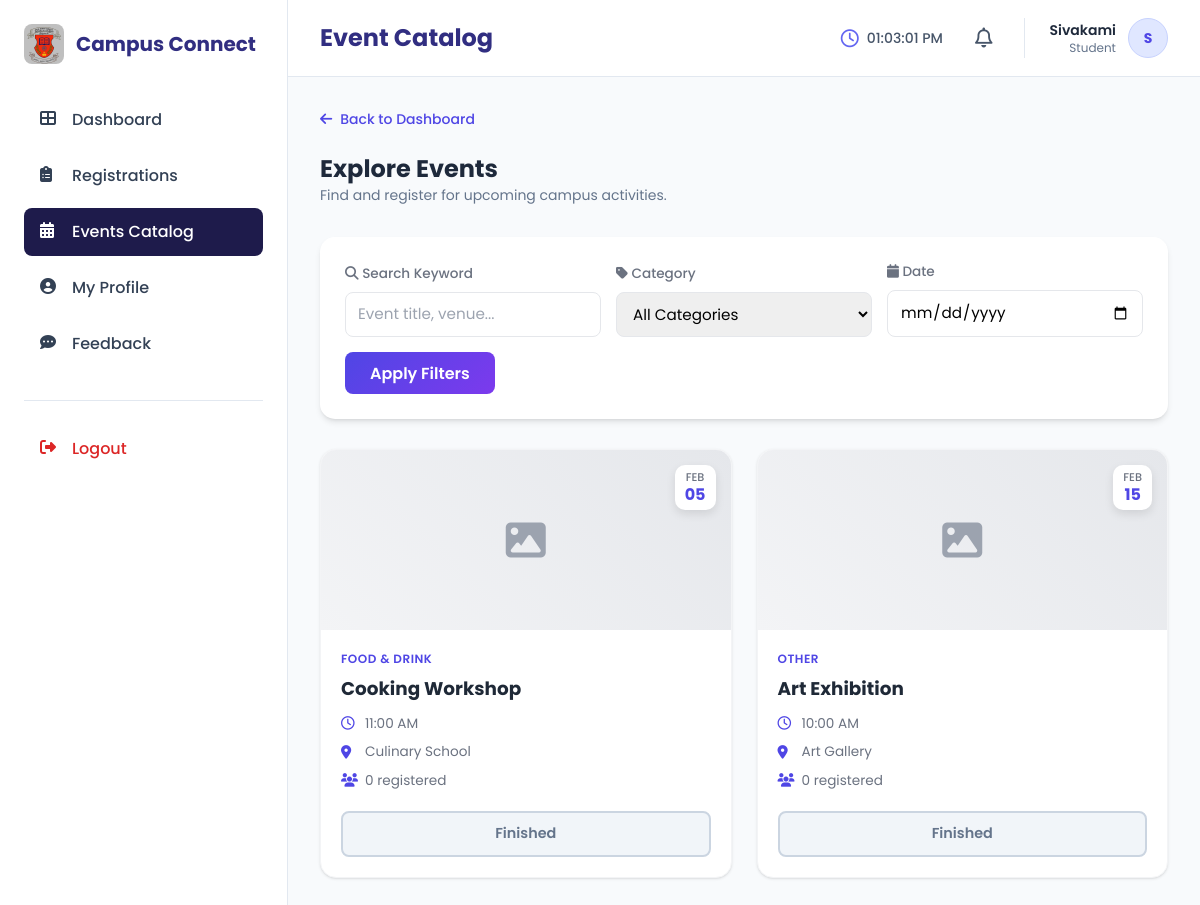
Page /user/student/event_catalog.php (signed in) on the committed database.
### tables this page shows
CREATE TABLE `events` (
  `event_id` int(11) NOT NULL AUTO_INCREMENT,
  `title` varchar(200) NOT NULL,
  `description` text DEFAULT NULL,
  `category` varchar(50) DEFAULT NULL,
  `start_date` datetime NOT NULL,
  `end_date` datetime NOT NULL,
  `venue` varchar(100) DEFAULT NULL,
  `organizer_id` int(11) DEFAULT NULL,
  `max_attendees` int(11) DEFAULT NULL,
  `current_attendees` int(11) DEFAULT NULL,
  `status` enum('active','pending','cancelled','draft','completed') DEFAULT 'active',
  `cover_image` varchar(255) DEFAULT NULL,
  `created_at` timestamp NOT NULL DEFAULT current_timestamp(),
  `prizes` text DEFAULT NULL,
  `min_team_size` int(11) DEFAULT 1,
  `max_team_size` int(11) DEFAULT 1,
  PRIMARY KEY (`event_id`),
  KEY `organizer_id` (`organizer_id`),
  CONSTRAINT `events_ibfk_1` FOREIGN KEY (`organizer_id`) REFERENCES `users` (`id`) ON DELETE CASCADE
);

### user/student/event_catalog.php (the view, shortened to what this page needs)
<?php
require_once '../../config.php';
require_once '../../includes/functions.php';
$user_id = $_SESSION['user_id'];
$search_query = isset($_GET['search']) ? trim($_GET['search']) : '';
$date_filter = isset($_GET['date']) ? trim($_GET['date']) : '';
try {
    $query = "SELECT e.*,
              (SELECT COUNT(*) FROM registrations WHERE event_id = e.event_id) as registered_count,
              (SELECT COUNT(*) FROM registrations WHERE event_id = e.event_id AND user_id = ?) as is_user_registered
              FROM events e
              WHERE e.status = 'active'";
    $params = [$user_id];
    $types = "i";
    $limit = 6;
    $page = isset($_GET['page_num']) ? (int) $_GET['page_num'] : 1;
    $offset = ($page - 1) * $limit;
    $query .= " ORDER BY e.start_date ASC LIMIT ? OFFSET ?";
    $params[] = $limit;
    $params[] = $offset;
    $types .= "ii";
    $stmt = $conn->prepare($query);
    if (!empty($params)) {
        $stmt->bind_param($types, ...$params);
    }
    $stmt->execute();
    $result = $stmt->get_result();
} catch (Exception $e) {
    $error = "Error fetching events: " . $e->getMessage();
}
$pageTitle = "Event Catalog";
$activePage = "events";
include 'includes/student_header.php';
include 'includes/student_sidebar.php';
include 'includes/student_topbar.php';
?>
<div class="container-fluid">
    <div class="mb-6">
        <a href="student.php"
            class="text-indigo-600 hover:text-indigo-700 text-sm font-medium flex items-center gap-2 w-fit">
            <i class="fas fa-arrow-left"></i> Back to Dashboard
        </a>
    </div>
    <div class="flex justify-between items-center mb-8">
        <div>
            <h2 class="text-2xl font-bold text-slate-800">Explore Events</h2>
            <p class="text-slate-500 text-sm">Find and register for upcoming campus activities.</p>
        </div>
    </div>
    <div class="search-container animate-fade-up" style="animation-delay: 0.1s;">
        <form action="" method="GET" style="display: contents;">
            <div class="form-group">
                <label><i class="fas fa-search"></i> Search Keyword</label>
                <input type="text" name="search" class="form-control" placeholder="Event title, venue..."
                    value="<?php echo htmlspecialchars($search_query); ?>">
            </div>
            <div class="form-group">
                <label><i class="fas fa-tag"></i> Category</label>
                <select name="category" class="form-control">
                    <option value="">All Categories</option>
                </select>
            </div>
            <div class="form-group">
                <label><i class="fas fa-calendar"></i> Date</label>
                <input type="date" name="date" class="form-control"
                    value="<?php echo htmlspecialchars($date_filter); ?>">
            </div>
            <div class="form-group" style="flex: 0 0 auto;">
                <button type="submit" class="btn-search">Apply Filters</button>
            </div>
        </form>
    </div>
    <div class="events-grid">
        <?php if ($result && $result->num_rows > 0): ?>
            <?php
            $delay = 200;
            while ($row = $result->fetch_assoc()):
                $dateObj = new DateTime($row['start_date']);
                $imgSrc = !empty($row['cover_image']) ? htmlspecialchars($row['cover_image']) : '';
                $isRegistered = $row['is_user_registered'] > 0;
                ?>
                <div class="event-card animate-fade-up" style="animation-delay: <?php echo $delay; ?>ms;">
                    <div class="card-img-container">
                        <?php if ($imgSrc):
                            $displayImg = $imgSrc;
                            if (strpos($imgSrc, 'http') !== 0 && strpos($imgSrc, '/') !== 0) {
                                $displayImg = "../../" . $imgSrc;
                            }
                            ?>
                            <img src="<?php echo $displayImg; ?>" alt="<?php echo htmlspecialchars($row['title']); ?>"
                                class="card-img-top">
                        <?php else: ?>
                            <div class="img-placeholder"><i class="fas fa-image"></i></div>
                        <?php endif; ?>
                        <div class="date-badge">
                            <span><?php echo $dateObj->format('M'); ?></span>
                            <?php echo $dateObj->format('d'); ?>
                        </div>
                    </div>
                    <div class="card-body">
                        <span class="event-category"><?php echo htmlspecialchars($row['category'] ?? 'General'); ?></span>
                        <h3 class="card-title"><?php echo htmlspecialchars($row['title']); ?></h3>
                        <div class="card-info">
                            <div class="card-info-item">
                                <i class="far fa-clock"></i>
                                <span><?php echo $dateObj->format('g:i A'); ?></span>
                            </div>
                            <div class="card-info-item">
                                <i class="fas fa-map-marker-alt"></i>
                                <span><?php echo htmlspecialchars($row['venue'] ?? 'TBA'); ?></span>
                            </div>
                            <div class="card-info-item">
                                <i class="fas fa-users"></i>
                                <span><?php echo $row['registered_count']; ?> registered</span>
                            </div>
                        </div>
                        <div class="card-footer">
                            <?php if ($isRegistered): ?>
                                <span class="btn-action btn-registered">
                                    <i class="fas fa-check-circle mr-1"></i> Registered
                                </span>
                            <?php elseif ($dateObj < new DateTime()): ?>
                                <span class="btn-action btn-registered"
                                    style="background:#f1f5f9; color:#64748b; border-color:#cbd5e1;">
                                    Finished
                                </span>
                            <?php endif; ?>
                        </div>
                    </div>
                </div>
                <?php
                $delay += 50;
            endwhile;
            ?>
        <?php endif; ?>
    </div>
</div>
<?php
include 'includes/student_footer.php';
?>

### user/student/includes/student_header.php (shortened to what this page needs)
<!DOCTYPE html>
<html lang="en">
<head>
    <script src="https://cdn.tailwindcss.com"></script>
    <link rel="stylesheet" href="https://cdnjs.cloudflare.com/ajax/libs/font-awesome/6.4.0/css/all.min.css">
</head>
<body class="bg-slate-50">
    <div class="flex h-screen overflow-hidden">

### user/student/includes/student_sidebar.php (shortened to what this page needs)
<?php
$activePage = $activePage ?? 'dashboard';
?>
<div class="w-72 bg-white border-r border-slate-200 min-h-screen p-6 hidden md:block" id="desktopSidebar">
    <div class="flex items-center space-x-3 mb-8">
        <img src="../../assets/clg-logo.png" alt="Logo" class="h-10 w-10 rounded-lg object-cover flex-shrink-0">
        <span class="text-xl font-bold text-indigo-900 whitespace-nowrap">Campus Connect</span>
    </div>
    <div class="space-y-2 mb-8">
        <a href="student.php" class="w-full flex items-center space-x-3 px-4 py-3 rounded-lg transition-all sidebar-link <?php echo $activePage === 'dashboard' ? 'active' : 'text-slate-700'; ?>">
            <i class="fas fa-th-large w-5 h-5"></i><span class="font-medium">Dashboard</span>
        </a>
        <a href="my_registrations.php" class="w-full flex items-center space-x-3 px-4 py-3 rounded-lg transition-all sidebar-link <?php echo $activePage === 'registrations' ? 'active' : 'text-slate-700'; ?>">
            <i class="fas fa-clipboard-list w-5 h-5"></i><span class="font-medium">Registrations</span>
        </a>
        <a href="event_catalog.php" class="w-full flex items-center space-x-3 px-4 py-3 rounded-lg transition-all sidebar-link <?php echo $activePage === 'events' ? 'active' : 'text-slate-700'; ?>">
            <i class="fas fa-calendar-alt w-5 h-5"></i><span class="font-medium">Events Catalog</span>
        </a>
        <a href="profile.php" class="w-full flex items-center space-x-3 px-4 py-3 rounded-lg transition-all sidebar-link <?php echo $activePage === 'profile' ? 'active' : 'text-slate-700'; ?>">
            <i class="fas fa-user-circle w-5 h-5"></i><span class="font-medium">My Profile</span>
        </a>
        <a href="feedback.php" class="w-full flex items-center space-x-3 px-4 py-3 rounded-lg transition-all sidebar-link <?php echo $activePage === 'feedback' ? 'active' : 'text-slate-700'; ?>">
            <i class="fas fa-comment-dots w-5 h-5"></i><span class="font-medium">Feedback</span>
        </a>
    </div>
    <div class="pt-6 border-t border-slate-200 mt-auto">
        <a href="../../logout.php" class="w-full flex items-center space-x-3 px-4 py-3 rounded-lg text-red-600 hover:text-red-700 hover:bg-red-50">
            <i class="fas fa-sign-out-alt w-5 h-5"></i><span class="font-medium">Logout</span>
        </a>
    </div>
</div>
<div class="flex-1 flex flex-col overflow-hidden">

### user/student/includes/student_topbar.php (shortened to what this page needs)
<?php
$username = $_SESSION['username'] ?? 'Student';
$pageTitle = $pageTitle ?? 'Dashboard';
?>
<div class="bg-white border-b border-slate-200 px-4 md:px-8 py-4 flex items-center justify-between">
    <div class="flex items-center gap-3">
        <h1 class="text-lg md:text-2xl font-bold text-indigo-900 truncate">
            <?php echo $pageTitle; ?>
        </h1>
    </div>
    <div class="flex items-center space-x-3 md:space-x-6">
        <div class="hidden sm:flex items-center space-x-2 text-slate-600">
            <i class="far fa-clock text-lg text-indigo-500"></i>
            <span id="currentTime" class="font-medium text-sm"></span>
        </div>
        <div class="relative group" id="notificationDropdown">
            <button class="p-2 hover:bg-slate-100 rounded-full transition-colors relative"
                onclick="toggleNotifications()">
                <i class="far fa-bell text-xl text-slate-600"></i>
            </button>
        </div>
        <div class="profile-dropdown hidden sm:flex items-center space-x-3 border-l border-slate-200 pl-4 md:pl-6">
            <div class="text-right hidden md:block">
                <p class="text-sm font-semibold text-slate-800"><?php echo htmlspecialchars($username); ?></p>
                <p class="text-xs text-slate-500">Student</p>
            </div>
            <div class="h-9 w-9 md:h-10 md:w-10 rounded-full bg-indigo-100 flex items-center justify-center text-indigo-600 font-bold border border-indigo-200 text-sm">
                <?php echo strtoupper(substr($username, 0, 1)); ?>
            </div>
        </div>
    </div>
</div>
<main class="flex-1 overflow-auto p-4 md:p-8">

### user/student/includes/student_footer.php (shortened to what this page needs)
</main>
</div>
</div>
</body>
</html>

### user/student/includes/student_header.php (style rules this page uses)
* { font-family: 'Poppins', sans-serif; }
.sidebar-link.active { background-color: #1e1b4b; color: white; }
.profile-dropdown { position: relative; cursor: pointer; }

### user/student/event_catalog.php (style rules this page uses)
:root { --primary-gradient: linear-gradient(135deg, #4f46e5 0%, #7c3aed 100%); --text-dark: #1f2937; --text-light: #6b7280; --bg-light: #f9fafb; }
.animate-fade-up { animation: fadeInUp 0.6s ease-out forwards; opacity: 0; }
.search-container { background: white; padding: 25px; border-radius: 15px; box-shadow: 0 4px 6px -1px rgb(0 0 0 / 0.1), 0 2px 4px -2px rgb(0 0 0 / 0.1); margin-bottom: 30px; display: flex; gap: 15px; flex-wrap: wrap; align-items: flex-end; }
.form-group { flex: 1; min-width: 200px; }
.form-group label { display: block; margin-bottom: 8px; font-weight: 500; font-size: 0.85rem; color: var(--text-light); }
.form-control { width: 100%; padding: 10px 12px; border: 1px solid #e5e7eb; border-radius: 8px; font-size: 0.95rem; transition: all 0.3s; }
.btn-search { background: var(--primary-gradient); color: white; border: none; padding: 10px 25px; border-radius: 8px; font-weight: 600; cursor: pointer; transition: all 0.2s; height: 42px; }
.events-grid { display: grid; grid-template-columns: repeat(auto-fill, minmax(300px, 1fr)); gap: 25px; margin-bottom: 40px; }
.event-card { background: white; border-radius: 16px; overflow: hidden; box-shadow: 0 1px 3px 0 rgb(0 0 0 / 0.1), 0 1px 2px -1px rgb(0 0 0 / 0.1); transition: all 0.3s cubic-bezier(0.4, 0, 0.2, 1); border: 1px solid #f3f4f6; display: flex; flex-direction: column; }
.card-img-container { height: 180px; width: 100%; position: relative; overflow: hidden; }
.img-placeholder { height: 180px; width: 100%; background: linear-gradient(45deg, #f3f4f6, #e5e7eb); display: flex; align-items: center; justify-content: center; color: #9ca3af; font-size: 2.5rem; }
.date-badge { position: absolute; top: 15px; right: 15px; background: white; padding: 6px 10px; border-radius: 10px; text-align: center; box-shadow: 0 4px 10px rgba(0, 0, 0, 0.1); font-weight: 700; color: #4f46e5; line-height: 1.2; z-index: 10; }
.date-badge span { display: block; font-size: 0.7rem; font-weight: 500; text-transform: uppercase; color: var(--text-light); }
.card-body { padding: 20px; flex-grow: 1; display: flex; flex-direction: column; }
.event-category { color: #4f46e5; font-size: 0.75rem; font-weight: 600; text-transform: uppercase; letter-spacing: 0.5px; margin-bottom: 8px; display: block; }
.card-title { font-size: 1.15rem; font-weight: 700; margin-bottom: 12px; color: var(--text-dark); line-height: 1.4; }
.card-info { display: flex; flex-direction: column; gap: 8px; color: var(--text-light); font-size: 0.85rem; margin-bottom: 20px; }
.card-info-item { display: flex; align-items: center; gap: 8px; }
.card-info-item i { color: #4f46e5; width: 16px; }
.card-footer { margin-top: auto; }
.btn-action { display: block; width: 100%; text-align: center; padding: 10px; border-radius: 8px; font-weight: 600; text-decoration: none; transition: all 0.3s; font-size: 0.9rem; }
.btn-registered { background: #ecfdf5; color: #059669; border: 2px solid #10b981; cursor: default; }

### rows in the picture
events: start_date "FEB", start_date "05", category "FOOD & DRINK", title "Cooking Workshop", start_date "11:00 AM", venue "Culinary School", registered_count "0", shows "Finished"
events: start_date "FEB", start_date "15", category "OTHER", title "Art Exhibition", start_date "10:00 AM", venue "Art Gallery", registered_count "0", shows "Finished"

### other values in the picture
$pageTitle "Event Catalog"
$username "Sivakami"
substr($username, 0, 1) "S"
